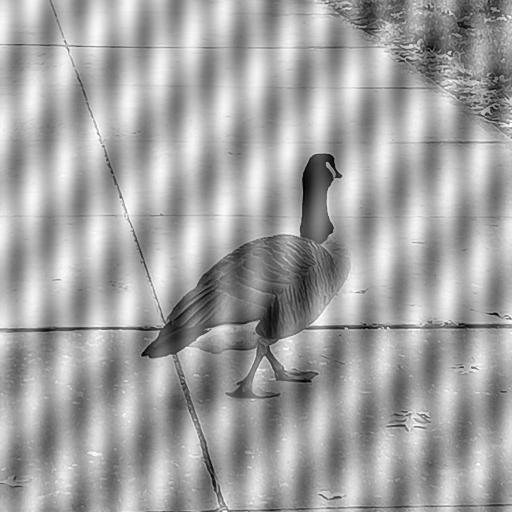
#> input picture two_noise.jpg, 512 x 512 px
$ python ideal_notch_filter.py   (older library calls are emulated)
#> lines starting #> are read from the running program, lines starting #| are printed output that depends on the picture
# Fourier transform - guassian lowpass filter

import cv2
import numpy as np
from matplotlib import pyplot as plt
import math

img_input = cv2.imread('two_noise.jpg', 0)
#> img_input is the input picture: shape (512, 512); min 0, max 255, mean 162.7
img = img_input.copy()
image_size = img.shape[0] * img.shape[1]
#> image_size = 262144


#%%
# fourier transform

ft = np.fft.fft2(img)
ft_shift = np.fft.fftshift(ft)

magnitude_spectrum_ac = np.abs(ft_shift)
magnitude_spectrum = 20 * np.log(np.abs(ft_shift)+1)
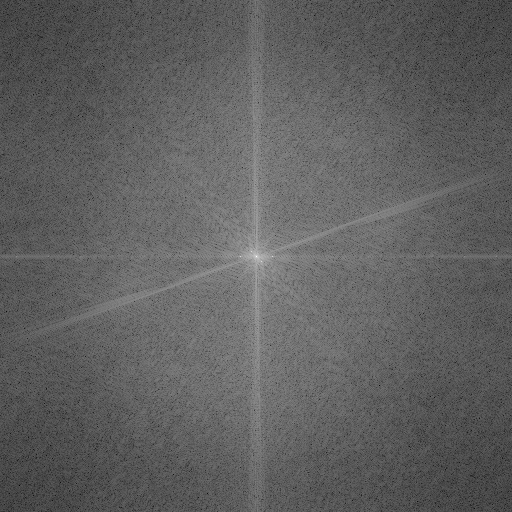
#> magnitude_spectrum: shape (512, 512) float64; min 30.51, max 351.4, mean 151.3; drawn with min black and max white

ang = np.angle(ft_shift)
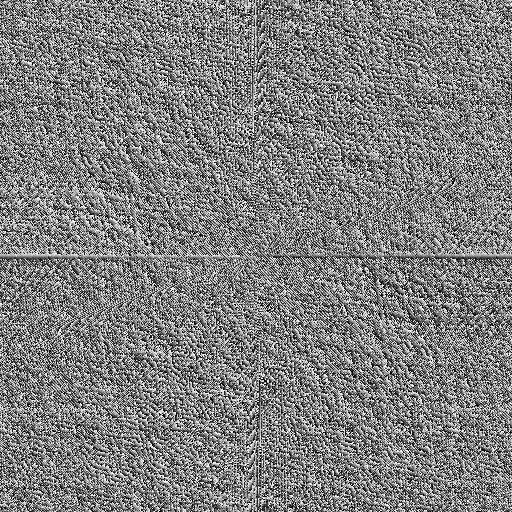
#> ang: shape (512, 512) float64; min -3.14, max 3.14, mean -3.69e-18; drawn with min black and max white
ang_ = cv2.normalize(ang, None,0,255,cv2.NORM_MINMAX,dtype=cv2.CV_8U)

final_result = np.multiply(magnitude_spectrum_ac, np.exp(1j*ang))

img_back = np.real(np.fft.ifft2(np.fft.ifftshift(final_result)))
img_back_scaled = cv2.normalize(img_back, None, 0,255,cv2.NORM_MINMAX,dtype=cv2.CV_8U)

x = 272
y = 256
r = 5

m,n = img.shape[0],img.shape[1]
#> m = 512; n = 512

filter=np.zeros((m,n),dtype=np.uint8)

for i in range(m):
    for j in range(n):
        distance = math.sqrt((i - x - m / 2)**2 + (j - y - n / 2)**2)
        if(distance<=r):
            filter[i,j]=0
        else:
            filter[i,j]=1
#> filter: shape (512, 512); every value is 1

# magnitude_spectrum = cv2.normalize(magnitude_spectrum, None,0,255,cv2.NORM_MINMAX,dtype=cv2.CV_8U)

notched = np.multiply(magnitude_spectrum,filter)


output = np.multiply(notched,np.exp(1j*ang))


output = np.real(np.fft.ifft2(np.fft.ifftshift(output)))
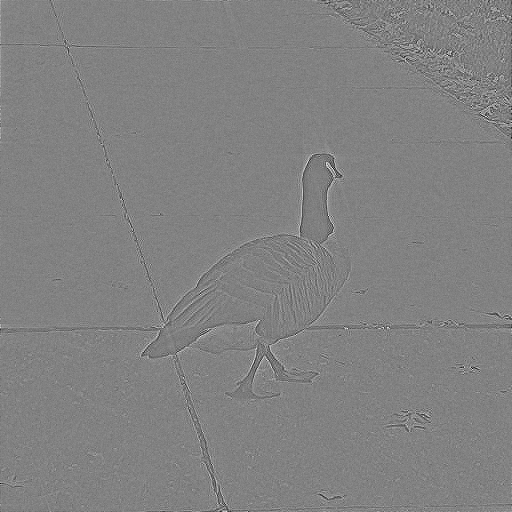
#> output: shape (512, 512) float64; min -4.09, max 3.95, mean 0.00134; drawn with min black and max white

output = cv2.normalize(output,None,0,255,cv2.NORM_MINMAX,dtype=cv2.CV_8U)
# output = np.round(output).astype(np.uint8)

magnitude_spectrum = cv2.normalize(magnitude_spectrum, None,0,255,cv2.NORM_MINMAX,dtype=cv2.CV_8U)
cv2.imshow("input", img_input)
cv2.imshow("Magnitude Spectrum",magnitude_spectrum)
cv2.imshow("Phase", ang_)

cv2.imshow("notched",notched)
cv2.imshow("output",output)

cv2.waitKey(0)
cv2.destroyAllWindows()

$ run again, with color_img.jpg copied over two_noise.jpg
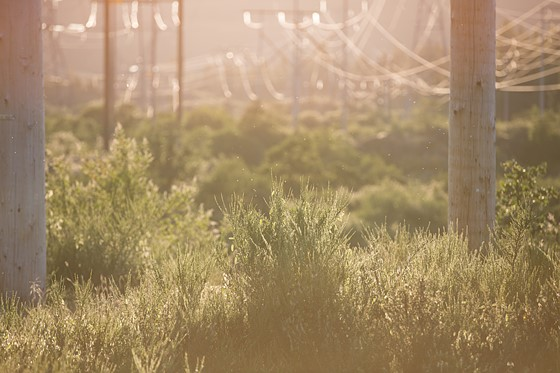
#> input picture color_img.jpg, 560 x 373 px
#> `img_back = np.real(np.fft.ifft2(np.fft.ifftshift(final_result)))`:
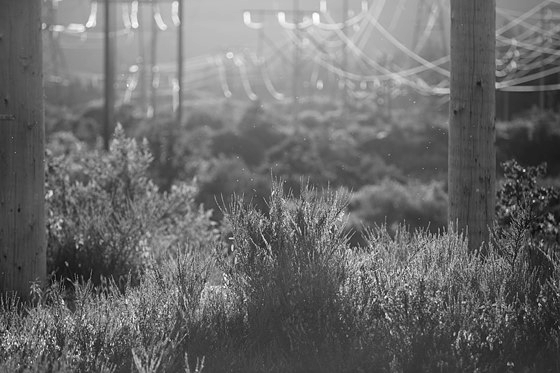
#> img_back: shape (373, 560) float64; min 62, max 255, mean 143.3; drawn with min black and max white
#> `output = np.real(np.fft.ifft2(np.fft.ifftshift(output)))`:
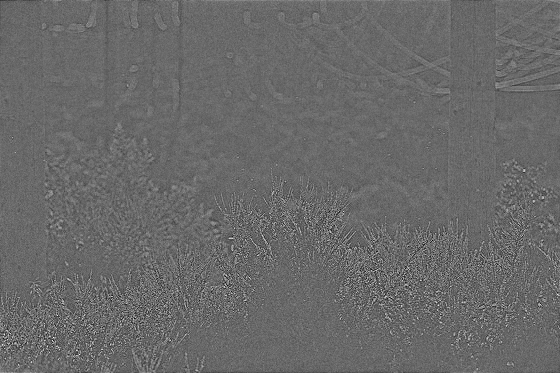
#> output: shape (373, 560) float64; min -2.54, max 3.59, mean 0.00165; drawn with min black and max white
